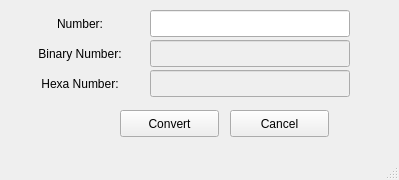
<?xml version="1.0" encoding="UTF-8"?>
<ui version="4.0">
 <class>MainWindow</class>
 <widget class="QMainWindow" name="MainWindow">
  <property name="geometry">
   <rect>
    <x>0</x>
    <y>0</y>
    <width>399</width>
    <height>180</height>
   </rect>
  </property>
  <property name="windowTitle">
   <string>MainWindow</string>
  </property>
  <property name="iconSize">
   <size>
    <width>18</width>
    <height>5</height>
   </size>
  </property>
  <widget class="QWidget" name="centralWidget">
   <widget class="QPushButton" name="btnConvert">
    <property name="geometry">
     <rect>
      <x>120</x>
      <y>110</y>
      <width>99</width>
      <height>27</height>
     </rect>
    </property>
    <property name="text">
     <string>Convert</string>
    </property>
   </widget>
   <widget class="QLineEdit" name="txtDecNumber">
    <property name="enabled">
     <bool>true</bool>
    </property>
    <property name="geometry">
     <rect>
      <x>150</x>
      <y>10</y>
      <width>200</width>
      <height>27</height>
     </rect>
    </property>
   </widget>
   <widget class="QLabel" name="label">
    <property name="geometry">
     <rect>
      <x>20</x>
      <y>10</y>
      <width>120</width>
      <height>27</height>
     </rect>
    </property>
    <property name="text">
     <string>Number:</string>
    </property>
    <property name="alignment">
     <set>Qt::AlignCenter</set>
    </property>
   </widget>
   <widget class="QLabel" name="label_2">
    <property name="geometry">
     <rect>
      <x>20</x>
      <y>40</y>
      <width>120</width>
      <height>27</height>
     </rect>
    </property>
    <property name="text">
     <string>Binary Number:</string>
    </property>
    <property name="alignment">
     <set>Qt::AlignCenter</set>
    </property>
   </widget>
   <widget class="QLabel" name="label_3">
    <property name="geometry">
     <rect>
      <x>20</x>
      <y>70</y>
      <width>120</width>
      <height>27</height>
     </rect>
    </property>
    <property name="text">
     <string>Hexa Number:</string>
    </property>
    <property name="alignment">
     <set>Qt::AlignCenter</set>
    </property>
   </widget>
   <widget class="QLineEdit" name="txtBinNumber">
    <property name="enabled">
     <bool>false</bool>
    </property>
    <property name="geometry">
     <rect>
      <x>150</x>
      <y>40</y>
      <width>200</width>
      <height>27</height>
     </rect>
    </property>
   </widget>
   <widget class="QLineEdit" name="txtHexaNumber">
    <property name="enabled">
     <bool>false</bool>
    </property>
    <property name="geometry">
     <rect>
      <x>150</x>
      <y>70</y>
      <width>200</width>
      <height>27</height>
     </rect>
    </property>
   </widget>
   <widget class="QPushButton" name="btnCancel">
    <property name="geometry">
     <rect>
      <x>230</x>
      <y>110</y>
      <width>99</width>
      <height>27</height>
     </rect>
    </property>
    <property name="text">
     <string>Cancel</string>
    </property>
   </widget>
  </widget>
  <widget class="QMenuBar" name="menuBar">
   <property name="geometry">
    <rect>
     <x>0</x>
     <y>0</y>
     <width>399</width>
     <height>25</height>
    </rect>
   </property>
  </widget>
  <widget class="QStatusBar" name="statusBar"/>
 </widget>
 <layoutdefault spacing="6" margin="11"/>
 <resources/>
 <connections/>
</ui>
